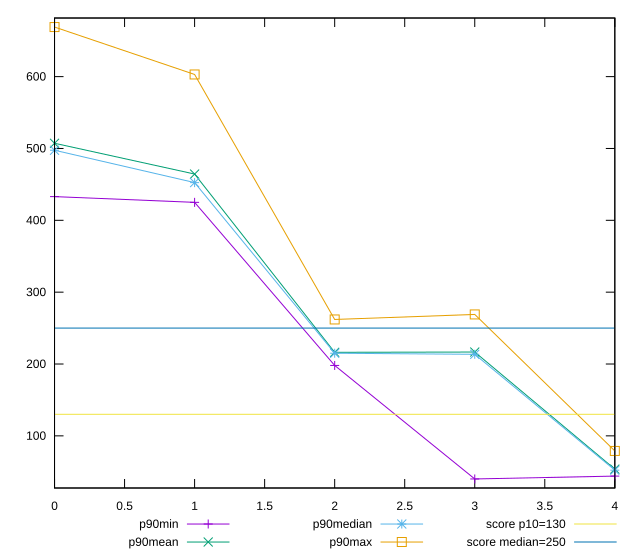

Reproduce this figure in gnuplot.
reset

$p90Min <<EOF
0 433
1 425
2 198
3 40
4 44
EOF

$p90Mean <<EOF
0 507.2340425531915
1 464.3829787234043
2 216.27659574468086
3 216.6595744680851
4 53.670212765957444
EOF

$p90Median <<EOF
0 497.5
1 452.5
2 215
3 213.4999999999999
4 52.24999999999994
EOF

$p90Max <<EOF
0 669
1 603
2 261.9999999999998
3 269
4 79
EOF

set key outside below
set xrange [0:4]
set yrange [27.42:681.58]
set trange [27.42:681.58]
set terminal svg size 640, 560 enhanced background rgb 'white'
set output "report_00020_2021-02-19T21:17:38.612Z2/max-potential-fid/progression/value.svg"

plot $p90Min title "p90min" with linespoints, \
     $p90Mean title "p90mean" with linespoints, \
     $p90Median title "p90median" with linespoints, \
     $p90Max title "p90max" with linespoints, \
     130 title "score p10=130", \
     250 title "score median=250"

reset
